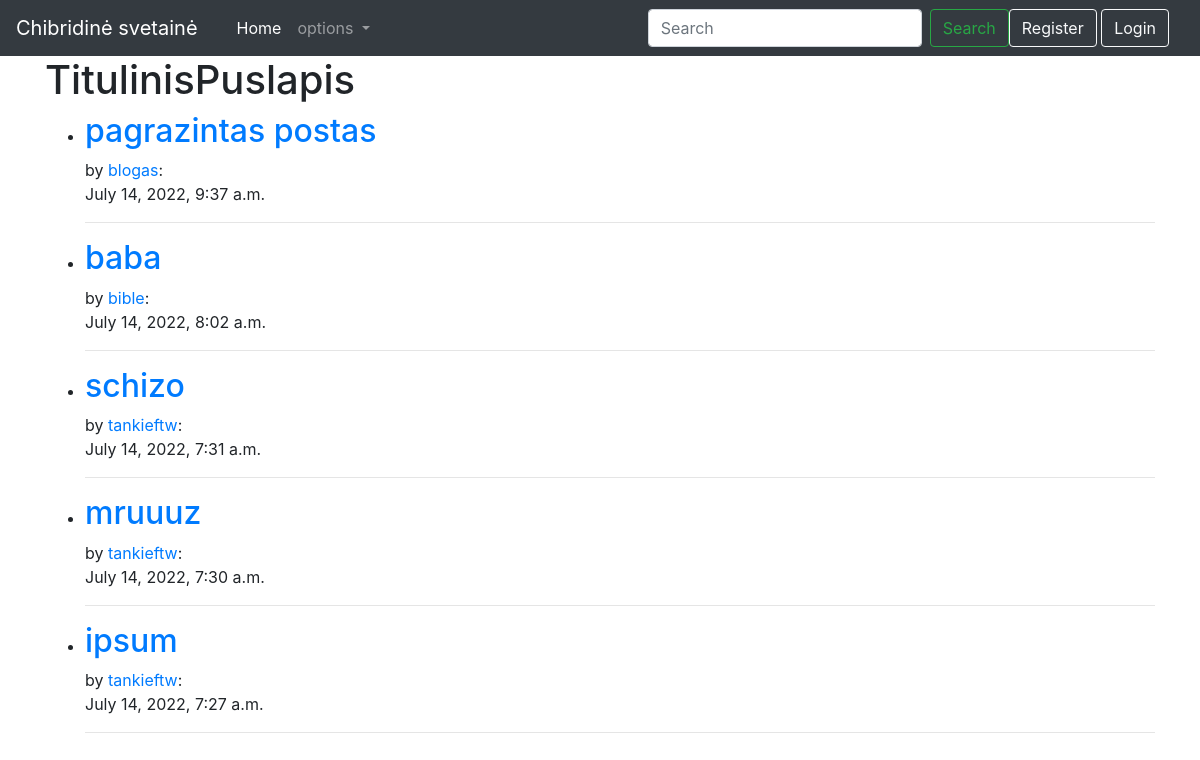
Before: / with the older database file.
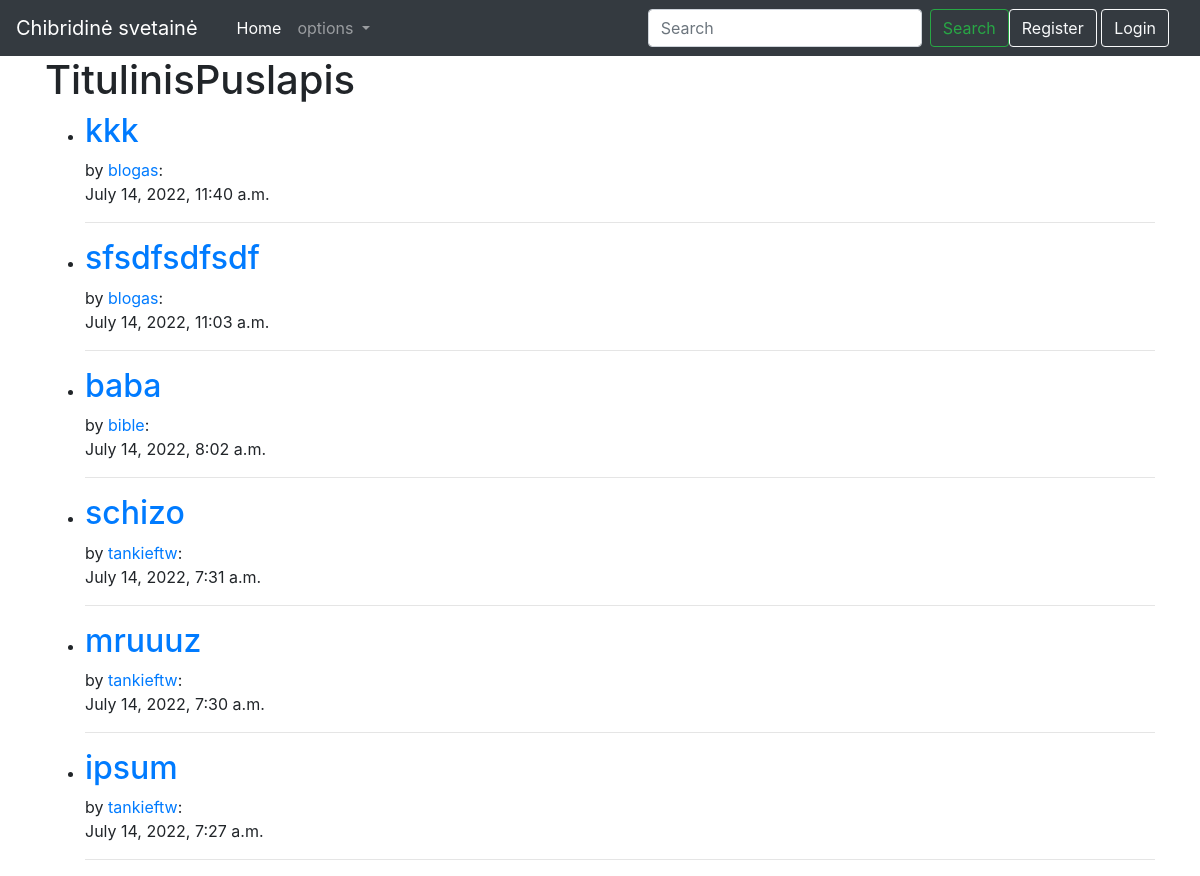
After: the same page with the newer database file.
### CCiongo/models.py (models this page shows, shortened)
class Puslapis(models.Model):
    title = models.CharField(max_length=200)
    author = models.ForeignKey(User, on_delete=models.SET_NULL, null=True, related_name='posts')
    tag = models.ManyToManyField(Tagg, related_name='posts')
    content = HTMLField(max_length=20000, null=True, blank=True)
    date_created = models.DateTimeField(auto_now_add=True ,null =True)

### CCiongo/views.py (the view)
# urls.py: path('', HomeView.as_view(), name="home"),
class HomeView(ListView):
    model = Puslapis
    template_name = 'home.html'
    ordering = ['-id']

### CCiongo/templates/home.html (shortened to what this page needs)
{% extends 'base.html' %}
{% block content %}
<div>
    <h1>TitulinisPuslapis</h1>
    <ul>
    {% for post in object_list %}
        <li><a class="navbar-link" href="{% url 'blog' post.pk %}"><strong><h2>{{ post.title }}</h2></strong></a> by
        <a href="{% url 'author' post.author.pk %}">{{ post.author }}</a>: </li>
        {{ post.date_created }}<hr>
    {% endfor %}
    </ul>
</div>
{% endblock %}

Changed rows visible on the page:
removed Puslapis: title "pagrazintas postas", author "blogas", date_created "July 14, 2022, 9:37 a.m."
added Puslapis: title "kkk", author "blogas", date_created "July 14, 2022, 11:40 a.m."
added Puslapis: title "sfsdfsdfsdf", author "blogas", date_created "July 14, 2022, 11:03 a.m."
